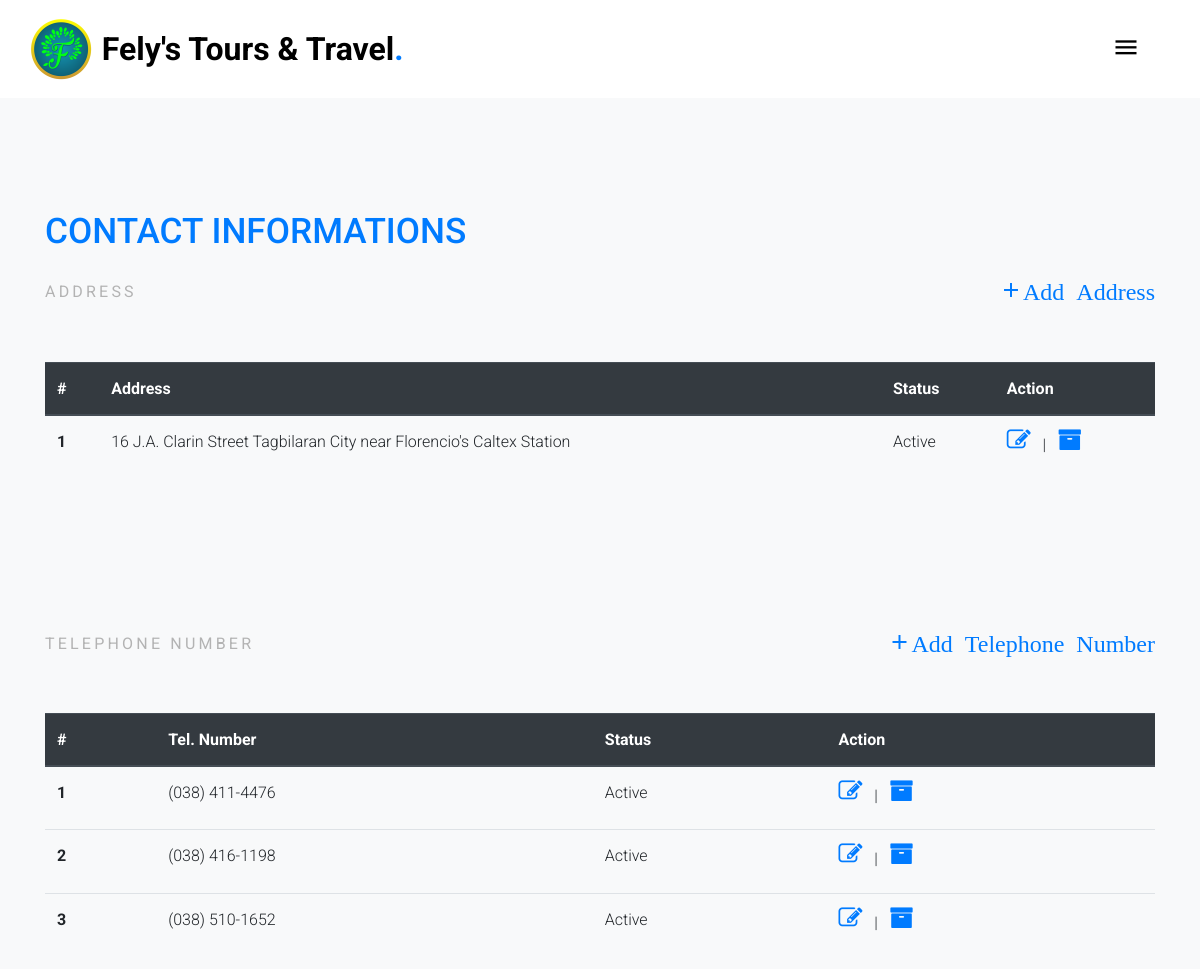
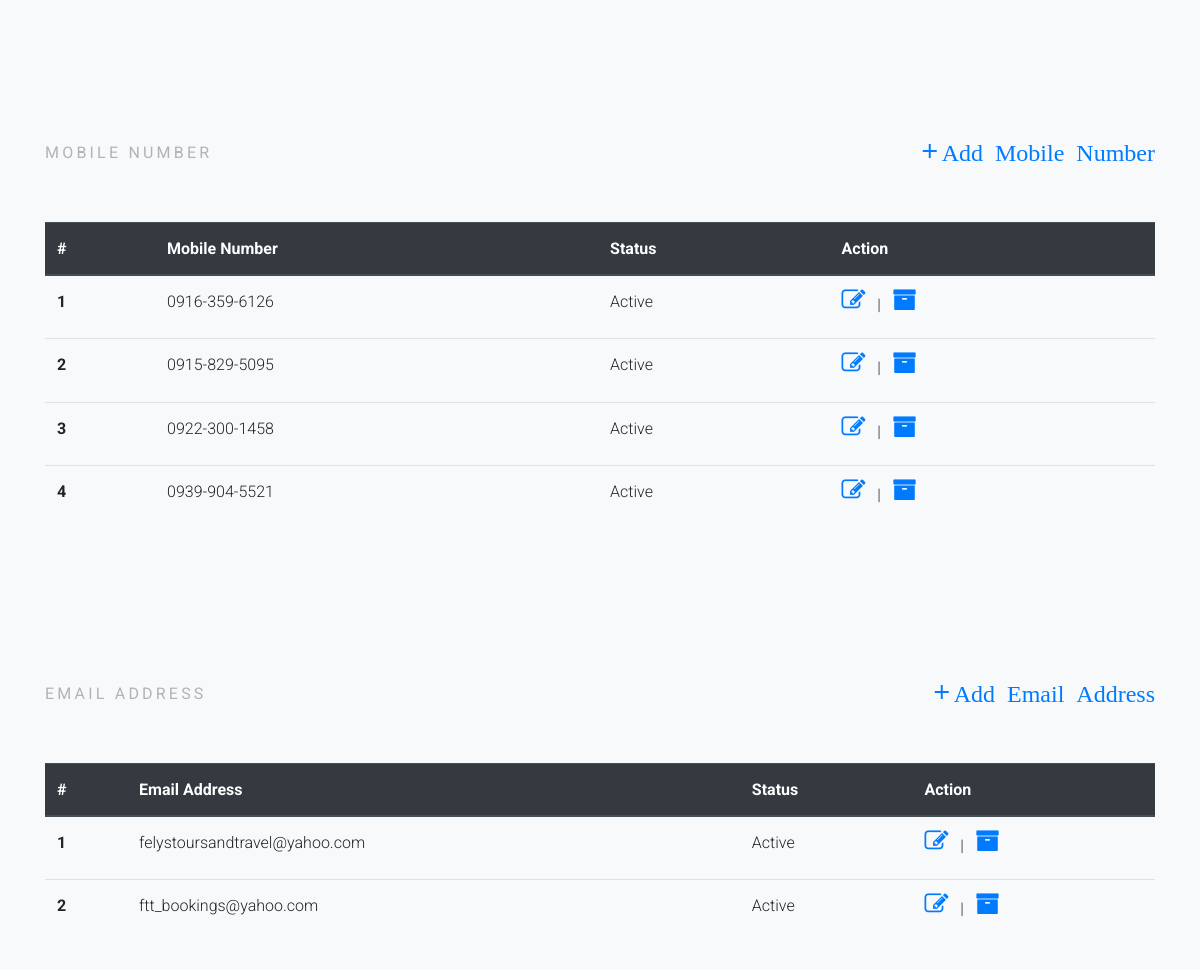
The page /admin/contacts.php on the database its author committed (2 pictures, top to bottom).
### tables this page shows
CREATE TABLE `address` (
  `id` int(11) NOT NULL,
  `address` varchar(500) NOT NULL,
  `action` varchar(25) NOT NULL
);

CREATE TABLE `telephone_number` (
  `id` int(11) NOT NULL,
  `tel_number` varchar(60) NOT NULL,
  `action` varchar(25) NOT NULL
);

CREATE TABLE `mobile_number` (
  `id` int(11) NOT NULL,
  `mobile_number` varchar(60) NOT NULL,
  `action` varchar(25) NOT NULL
);

CREATE TABLE `email_address` (
  `id` int(11) NOT NULL,
  `email_address` varchar(150) NOT NULL,
  `action` varchar(25) NOT NULL
);

### admin/contacts.php (the view, shortened to what this page needs)
<?php
  $con = @mysqli_connect("localhost","root","","ftt");
?>
<!DOCTYPE html>
<html lang="en">
  <head>
    <link rel="stylesheet" href="fonts/icomoon/style.css">
    <link rel="stylesheet" href="css/bootstrap.min.css">
    <link rel="stylesheet" href="css/animate.css">
    <link rel="stylesheet" href="css/owl.carousel.min.css">
    <link rel="stylesheet" href="css/owl.theme.default.min.css">
    <link rel="stylesheet" href="css/bootstrap-datepicker.css">
    <link rel="stylesheet" href="./gallery_assets/css/magnific-popup.css">
    <link rel="stylesheet" href="./gallery_assets/css/jquery-ui.css">
    <link rel="stylesheet" href="fonts/flaticon/font/flaticon.css">
    <link rel="stylesheet" href="css/aos.css">
    <link rel="stylesheet" href="css/jquery.fancybox.min.css">
    <link rel="stylesheet" href="css/style.css">
    <link rel="stylesheet" href="css/custom.css">
  </head>
  <body data-spy="scroll" data-target=".site-navbar-target" data-offset="300">
    <div class="site-wrap">
        <div class="site-navbar-wrap">
            <div class="site-navbar site-navbar-target js-sticky-header">
                <div class="container">
                    <div class="row align-items-center">
                        <div class="col-10 col-md-10" style="padding:0px; margin:0px;">
                        <h1 class="my-0 site-logo">
                            <img src="./images/img.png"style=" width: 62px;height: 62px;"/>
                            <a href="./../index.php">Fely's Tours & Travel<span class="text-primary">.</span> </a>
                        </h1>
                        </div>
                        <div class="col-2 col-md-2">
                        <nav class="site-navigation text-right" role="navigation">
                            <div class="container">
                            <div class="d-inline-block d-lg-block ml-md-0 mr-auto py-3">
                                <a href="#" class="site-menu-toggle js-menu-toggle text-black">
                                <span class="icon-menu h3"></span> <span class="menu-text"></span>
                                </a>
                            </div>
                            </div>
                        </nav>
                        </div>
                    </div>
                </div>
            </div>
        </div>
    <div class="site-section bg-light" id="what-we-do-section">
      <div class="container" style="margin-bottom: -30px;">
        <div class="row mb-5">
          <div class="col-lg-6 section-title">
            <h2 class="title text-primary">CONTACT INFORMATIONS</h2>
          </div>
        </div>
      </div>
      <div class="container">
        <div class="row mb-5">
          <div class="col-lg-6 section-title">
            <span class="sub-title mb-2 d-block">Address</span>
          </div>
          <div class="col-lg-6 section-title" style="text-align:right;">
            <a href="#">
                <span class="icon-add" style="font-size:24px;" onclick="$('.add_address').css('display', 'block ');" >Add Address</span>
            </a>
          </div>
        </div>
        <table class="table">
          <thead class="thead-dark">
            <tr>
              <th scope="col">#</th>
              <th scope="col">Address</th>
              <th scope="col">Status</th>
              <th scope="col">Action</th>
            </tr>
          </thead>
          <tbody>
            <?php
              $q = "SELECT * FROM address";
              if($exec = mysqli_query($con, $q))
              {
                while($row = mysqli_fetch_assoc($exec))
                {
            ?>
            <tr>
              <th scope="row"><?php echo $row['id']; ?></th>
              <td><?php echo $row['address']; ?></td>
              <td><?php echo $row['action'] != 'ARCHIVE'? 'Active' : 'Archived'; ?></td>
              <td>
                <span class="sub-title mb-2 d-block">
                  <a target="_blank" href="tour_destinations_modify.php?id=<?php echo $row['id']; ?>">
                    <span class="icon-edit" style="font-size: 24px;"></span>
                  </a>
                  &nbsp; | &nbsp;
                  <a href="?id=<?php echo $row['id']; ?>&contact=address&action=<?php echo $row['action'] == "ARCHIVE"? "ACTIVE" : "ARCHIVE"; ?>">
                    <?php echo $row['action'] == "ARCHIVE"? "<span class='icon-check' style='font-size: 24px;'></span>" : "<span class='icon-archive' style='font-size: 24px;'></span>"; ?>
                  </a>
                </span>
              </td>
            </tr>
            <?php
                }
              }
            ?>
          </tbody>
        </table>
      </div>
      <br><br><br><br><br>
      <div class="container">
        <div class="row mb-5">
          <div class="col-lg-6 section-title">
            <span class="sub-title mb-2 d-block">Telephone Number</span>
          </div>
          <div class="col-lg-6 section-title" style="text-align:right;">
            <a href="#">
                <span class="icon-add" style="font-size:24px;" onclick="$('.add_telephone').css('display', 'block ');" >Add Telephone Number</span>
            </a>
          </div>
        </div>
        <table class="table">
          <thead class="thead-dark">
            <tr>
              <th scope="col">#</th>
              <th scope="col">Tel. Number</th>
              <th scope="col">Status</th>
              <th scope="col">Action</th>
            </tr>
          </thead>
          <tbody>
            <?php
              $q = "SELECT * FROM telephone_number";
              if($exec = mysqli_query($con, $q))
              {
                while($row = mysqli_fetch_assoc($exec))
                {
            ?>
            <tr>
              <th scope="row"><?php echo $row['id']; ?></th>
              <td><?php echo $row['tel_number']; ?></td>
              <td><?php echo $row['action'] != 'ARCHIVE'? 'Active' : 'Archived'; ?></td>
              <td>
                <span class="sub-title mb-2 d-block">
                  <a target="_blank" href="tour_destinations_modify.php?id=<?php echo $row['id']; ?>">
                    <span class="icon-edit" style="font-size: 24px;"></span>
                  </a>
                  &nbsp; | &nbsp;
                  <a href="?id=<?php echo $row['id']; ?>&contact=telephone_number&action=<?php echo $row['action'] == "ARCHIVE"? "ACTIVE" : "ARCHIVE"; ?>">
                    <?php echo $row['action'] == "ARCHIVE"? "<span class='icon-check' style='font-size: 24px;'></span>" : "<span class='icon-archive' style='font-size: 24px;'></span>"; ?>
                  </a>
                </span>
              </td>
            </tr>
            <?php
                }
              }
            ?>
          </tbody>
        </table>
      </div>
      <br><br><br><br><br>
      <div class="container">
        <div class="row mb-5">
          <div class="col-lg-6 section-title">
            <span class="sub-title mb-2 d-block">Mobile Number</span>
          </div>
          <div class="col-lg-6 section-title" style="text-align:right;">
            <a href="#">
                <span class="icon-add" style="font-size:24px;" onclick="$('.add_mobile').css('display', 'block ');" >Add Mobile Number</span>
            </a>
          </div>
        </div>
        <table class="table">
          <thead class="thead-dark">
            <tr>
              <th scope="col">#</th>
              <th scope="col">Mobile Number</th>
              <th scope="col">Status</th>
              <th scope="col">Action</th>
            </tr>
          </thead>
          <tbody>
            <?php
              $q = "SELECT * FROM mobile_number";
              if($exec = mysqli_query($con, $q))
              {
                while($row = mysqli_fetch_assoc($exec))
                {
            ?>
            <tr>
              <th scope="row"><?php echo $row['id']; ?></th>
              <td><?php echo $row['mobile_number']; ?></td>
              <td><?php echo $row['action'] != 'ARCHIVE'? 'Active' : 'Archived'; ?></td>
              <td>
                <span class="sub-title mb-2 d-block">
                  <a target="_blank" href="tour_destinations_modify.php?id=<?php echo $row['id']; ?>">
                    <span class="icon-edit" style="font-size: 24px;"></span>
                  </a>
                  &nbsp; | &nbsp;
                  <a href="?id=<?php echo $row['id']; ?>&contact=mobile_number&action=<?php echo $row['action'] == "ARCHIVE"? "ACTIVE" : "ARCHIVE"; ?>">
                    <?php echo $row['action'] == "ARCHIVE"? "<span class='icon-check' style='font-size: 24px;'></span>" : "<span class='icon-archive' style='font-size: 24px;'></span>"; ?>
                  </a>
                </span>
              </td>
            </tr>
            <?php
                }
              }
            ?>
          </tbody>
        </table>
      </div>
      <br><br><br><br><br>
      <div class="container">
        <div class="row mb-5">
          <div class="col-lg-6 section-title">
            <span class="sub-title mb-2 d-block">Email Address</span>
          </div>
          <div class="col-lg-6 section-title" style="text-align:right;">
            <a href="#">
                <span class="icon-add" style="font-size:24px;" onclick="$('.add_email').css('display', 'block ');" >Add Email Address</span>
            </a>
          </div>
        </div>
        <table class="table">
          <thead class="thead-dark">
            <tr>
              <th scope="col">#</th>
              <th scope="col">Email Address</th>
              <th scope="col">Status</th>
              <th scope="col">Action</th>
            </tr>
          </thead>
          <tbody>
            <?php
              $q = "SELECT * FROM email_address";
              if($exec = mysqli_query($con, $q))
              {
                while($row = mysqli_fetch_assoc($exec))
                {
            ?>
            <tr>
              <th scope="row"><?php echo $row['id']; ?></th>
              <td><?php echo $row['email_address']; ?></td>
              <td><?php echo $row['action'] != 'ARCHIVE'? 'Active' : 'Archived'; ?></td>
              <td>
                <span class="sub-title mb-2 d-block">
                  <a target="_blank" href="tour_destinations_modify.php?id=<?php echo $row['id']; ?>">
                    <span class="icon-edit" style="font-size: 24px;"></span>
                  </a>
                  &nbsp; | &nbsp;
                  <a href="?id=<?php echo $row['id']; ?>&contact=email_address&action=<?php echo $row['action'] == "ARCHIVE"? "ACTIVE" : "ARCHIVE"; ?>">
                    <?php echo $row['action'] == "ARCHIVE"? "<span class='icon-check' style='font-size: 24px;'></span>" : "<span class='icon-archive' style='font-size: 24px;'></span>"; ?>
                  </a>
                </span>
              </td>
            </tr>
            <?php
                }
              }
            ?>
          </tbody>
        </table>
      </div>
    </div>
    </div>
  </body>
</html>

### admin/css/style.css (style rules this page uses)
body { line-height: 1.7; color: gray; font-weight: 300; font-size: 1rem; font-family: "Roboto", -apple-system, BlinkMacSystemFont, "Segoe UI", Roboto, "Helvetica Neue", Arial, "Noto Sans", sans-serif, "Apple Color Emoji", "Segoe UI Emoji", "Segoe UI Symbol", "Noto Color Emoji"; }
a { -webkit-transition: .3s all ease; -o-transition: .3s all ease; transition: .3s all ease; }
h1, h2, h3, h4, h5, h6 { color: #000; }
.text-black { color: #000 !important; }
.site-wrap:before { -webkit-transition: .3s all ease-in-out; -o-transition: .3s all ease-in-out; transition: .3s all ease-in-out; background: rgba(0, 0, 0, 0.6); content: ""; position: absolute; z-index: 2000; top: 0; left: 0; right: 0; bottom: 0; opacity: 0; visibility: hidden; }
.site-section { padding: 4.5em 0; }
@media (min-width: 768px) { .site-section { padding: 7em 0; } }
.site-navbar-wrap { position: relative; z-index: 99; width: 100%; left: 0; background: #fff; }
.site-navbar-wrap a { color: #000; }
.site-navbar { margin-bottom: 0px; width: 100%; padding: 15px 0; }
.site-navbar .site-logo { font-weight: 200; line-height: 0; position: relative; }
.site-navbar .site-logo a { font-weight: 200; color: #000; font-size: 2rem; font-weight: bold; }
.sticky-wrapper .site-navbar { background-color: #fff; -webkit-transition: .3s all ease; -o-transition: .3s all ease; transition: .3s all ease; }
.section-title .sub-title { font-size: 1rem; text-transform: uppercase; letter-spacing: .2rem; font-weight: 400; color: #b3b3b3; }
.section-title .title { font-size: 2.2rem; }

### rows shown on the page
address: id "1", address "16 J.A. Clarin Street Tagbilaran City near Florencio's Caltex Station", action "Active"
telephone_number: id "1", tel_number "(038) 411-4476", action "Active"
telephone_number: id "2", tel_number "(038) 416-1198", action "Active"
telephone_number: id "3", tel_number "(038) 510-1652", action "Active"
mobile_number: id "1", mobile_number "0916-359-6126", action "Active"
mobile_number: id "2", mobile_number "0915-829-5095", action "Active"
mobile_number: id "3", mobile_number "0922-300-1458", action "Active"
mobile_number: id "4", mobile_number "0939-904-5521", action "Active"
email_address: id "1", email_address "felystoursandtravel@yahoo.com", action "Active"
email_address: id "2", email_address "ftt_bookings@yahoo.com", action "Active"
